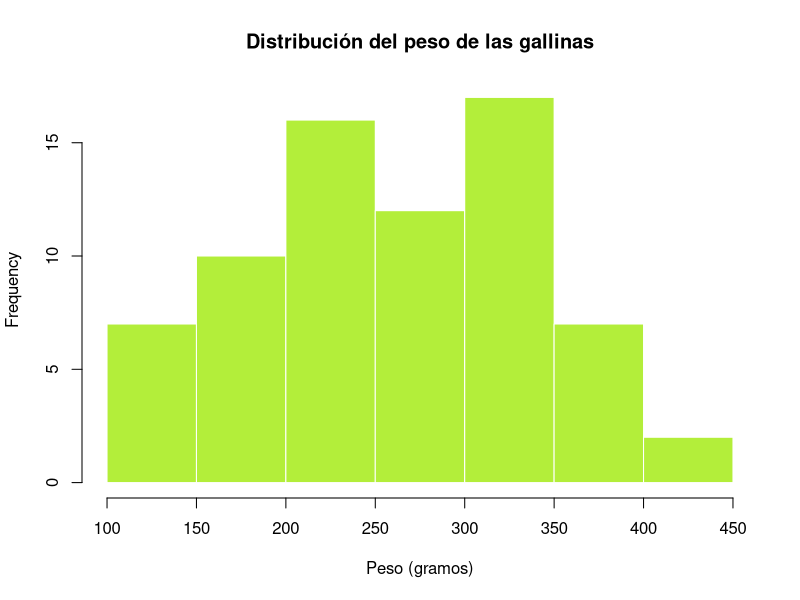
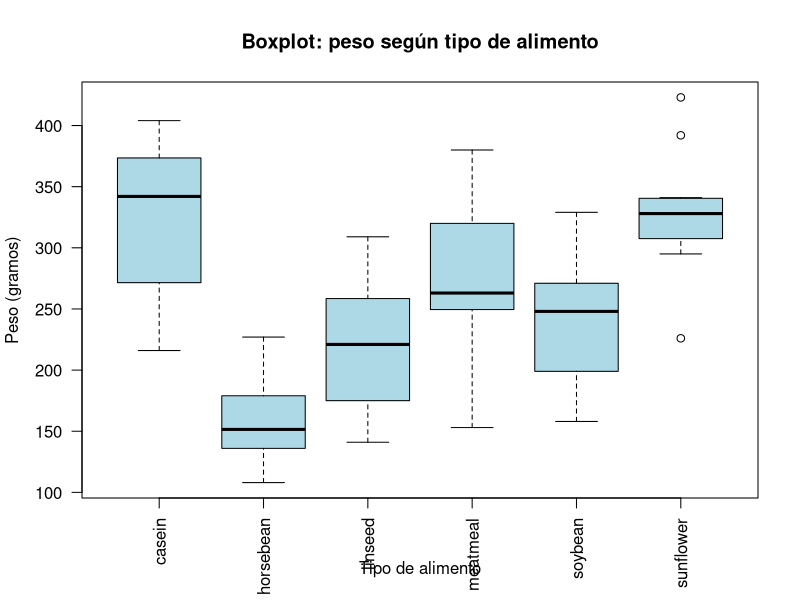

Generate these figures, in order, with R:
#PRACTICA 2.1.

#EJERCICIO 11. Analice en forma completa el conjunto de datos 'chickwts' (paquete:datasets)

install.packages("datasets")  #Instalar paquetes
library(datasets) #Importarlos

# Chicken Weights by Feed Type
#An experiment was conducted to measure and compare the effectiveness of various feed supplements on the growth rate of chickens.

# Cargar el conjunto de datos
library(datasets)
data("chickwts")

# Ver las primeras filas
head(chickwts)

# Resumen general del dataset
summary(chickwts)

# ¿Cuántas observaciones hay por tipo de alimento?
table(chickwts$feed)

# Medidas de tendencia central y dispersión por tipo de alimento
aggregate(weight ~ feed, data = chickwts, 
          FUN = function(x) c(media = mean(x), sd = sd(x), mediana = median(x)))

# Histograma general de pesos
hist(chickwts$weight,
     main = "Distribución del peso de las gallinas",
     xlab = "Peso (gramos)",
     col = "olivedrab2",
     border = "white")

# Boxplot comparativo por tipo de alimento
boxplot(weight ~ feed, data = chickwts,
        main = "Boxplot: peso según tipo de alimento",
        xlab = "Tipo de alimento",
        ylab = "Peso (gramos)",
        col = "lightblue",
        las = 2) # Las=2 para que los nombres estén inclinados y se lean mejor


#El conjunto de datos chickwts contiene observaciones del peso (en gramos) de gallinas alimentadas con distintos suplementos. 
#El análisis descriptivo muestra que existen diferencias sustanciales en el peso según el tipo de alimento suministrado.
#Por ejemplo, el suplemento sunflower muestra valores medios y máximos superiores a los de horsebean, que tiene pesos más bajos. 
#El boxplot evidencia una mayor variabilidad en suplementos como casein y sunflower, mientras que otros 
#como linseed presentan menor dispersión.
#Esto sugiere que ciertos alimentos tienen un impacto más positivo en el crecimiento de las gallinas,
#tanto en promedio como en términos de variabilidad.

